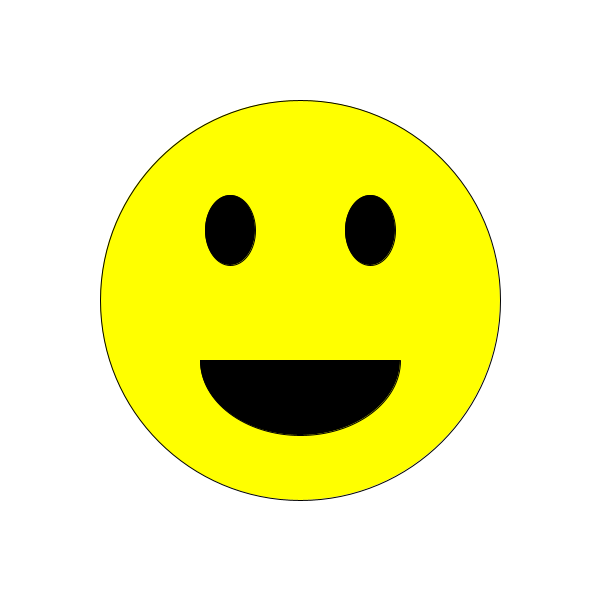
Frame 1 (no input)
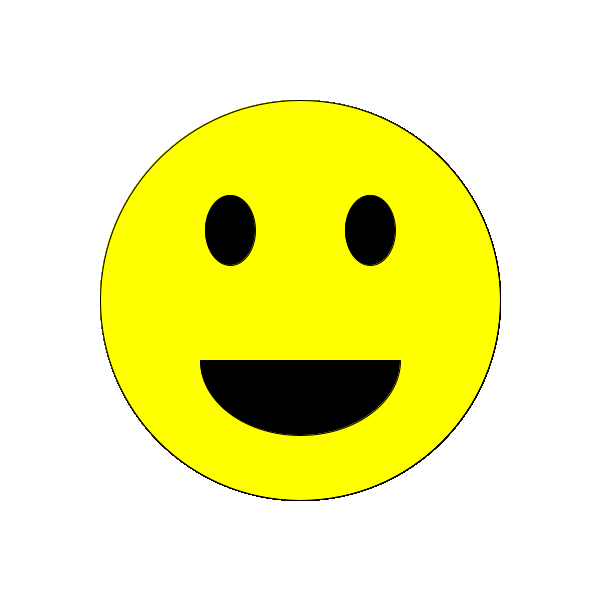
Frame 60 (the mouse pressed at the canvas centre just before this capture)
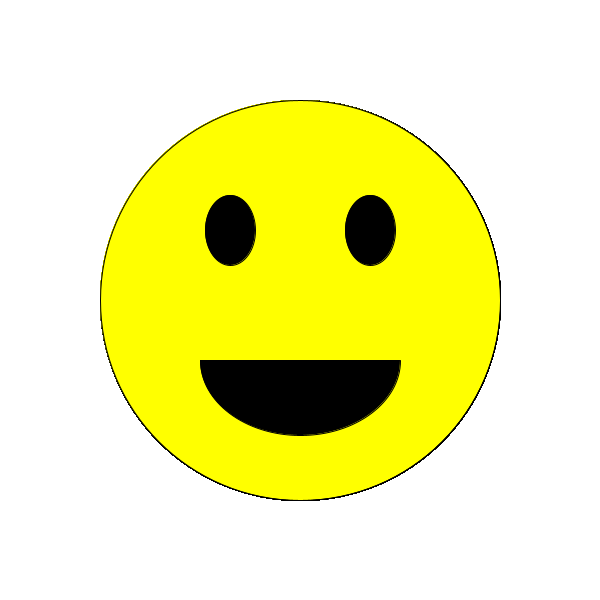
Frame 120 (the mouse held since frame 60 and released just before this capture)

The Processing sketch that drew these frames (run headless with seeded random() and noise(); from frame 60 on, the mouse is pressed at the canvas centre):

// Processing sketch: EmoticonoColor2
// ── EmoticonoColor2.pde
int x, y, tamanioEmoticono;

void setup(){
  size(600, 600);
  background(255);
  tamanioEmoticono = 400;
  x = width/2;
  y = height/2;
}

void draw(){
  strokeWeight(1);
  fill(255, 255, 0);
  ellipse(x, y, tamanioEmoticono, tamanioEmoticono);
  fill(0);
  ellipse(x-70, y-70, 50, 70);
  ellipse(x+70, y-70, 50, 70);
  arc(x, y+60, 200, 150, 0, PI);
}
